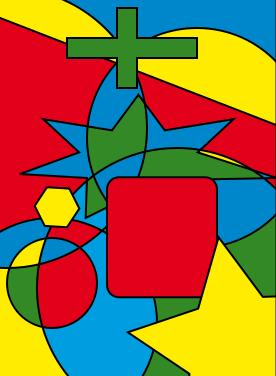
#> input picture data/4colors.JPG, 276 x 376 px, given in place of the camera
$ jupyter execute webcam.ipynb   (text cells are left out)
#> lines starting #> are read from the running program, lines starting #| are printed output that depends on the picture; after the words box and inside, x2 and y2 are one past the last pixel; in counts of white or black regions, pixels touching at a corner belong together
[cell 1]
import cv2
from time import sleep
import matplotlib.pyplot as plt
import numpy as np

cam = cv2.VideoCapture(1)
img = cam.read()[1]
#> img is the input picture: shape (376, 276, 3); mean B, G, R 63, 106.9, 145.1
m,n,p = img.shape
#> m = 376; n = 276; p = 3
N = 3
buf = np.zeros((N,m,n,p),dtype=np.uint8)
for i in range(N):
    img = cam.read()[1]
    buf[i,:,:,:] = img
    sleep(1)
cam.release()

[cell 2]
fg,ax = plt.subplots(N,figsize=[10,10])
for i in range(N):
    ax[i].imshow(buf[i,:,:,-1::-1])
plt.show()
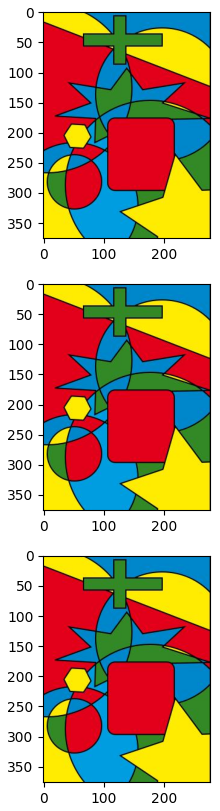
#> figure drawn by matplotlib, 3 panels

[cell 3]
d = np.diff(buf.astype(float),axis=0)

[cell 4]
plt.imshow(d[0,:,:,0])
plt.colorbar()
plt.show()
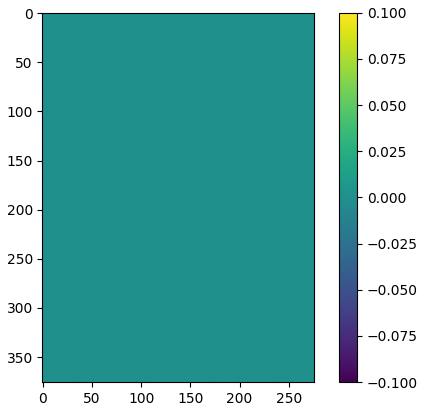
#> figure drawn by matplotlib, 2 panels

[cell 5]
import numpy as np
import cv2

cap = cv2.VideoCapture(0)

if not cap.isOpened():
    print("Cannot open camera")
    exit()

while True:
    # Capture frame-by-frame
    ret, frame = cap.read()
    # if frame is read correctly ret is True
    if not ret:
        print("Can't receive frame (stream end?). Exiting ...")
        break
    # Our operations on the frame come here
    gray = cv2.cvtColor(frame, cv2.COLOR_BGR2GRAY)
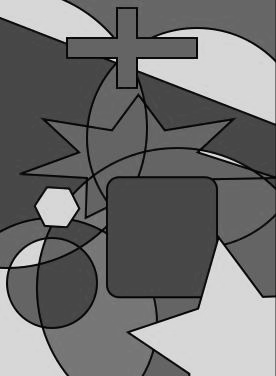
#> gray: shape (376, 276); min 0, max 235, mean 113.3

    # Detect Harris corners
    dst = cv2.cornerHarris(gray,2,3,0.04)
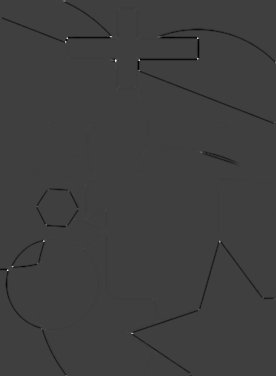
#> dst: shape (376, 276) float32; min -0.0186, max 0.0556, mean -0.000201; drawn with min black and max white
    frame[dst>0.01*dst.max()]=[0,0,255]
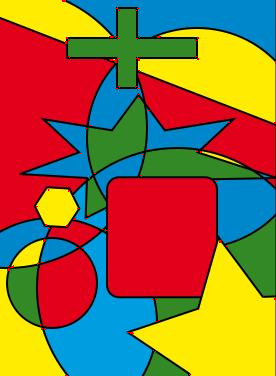
#> frame: shape (376, 276, 3); 0.27% of pixels changed, all inside (x1, y1, x2, y2) = (7, 0, 276, 376)

    # Display the resulting frame
    cv2.imshow('frame', frame)
    if cv2.waitKey(1) == ord('q'):
#> (key q is pressed here)
        break
# When everything done, release the capture
cap.release()
cv2.destroyAllWindows()

[cell 6]
import numpy as np
import cv2

cap = cv2.VideoCapture(0)

if not cap.isOpened():
    print("Cannot open camera")
    exit()

while True:
    # Capture frame-by-frame
    ret, frame = cap.read()
    # if frame is read correctly ret is True
    if not ret:
        print("Can't receive frame (stream end?). Exiting ...")
        break
    # Our operations on the frame come here
    gray = cv2.cvtColor(frame, cv2.COLOR_BGR2GRAY)

    # Shi-tomasi
    corners = cv2.goodFeaturesToTrack(gray,25,0.01,10)
#> corners = 25 rows, first 8: [115, 60], [43, 240], [6, 270], [138, 59], [64, 40], [219, 241], [197, 58], [197, 37]
    corners = np.int0(corners)

    for i in corners:
        x,y = i.ravel()
        cv2.circle(frame,(x,y),10,(0,0,255),1)
#> this loop made 25 passes
#> (x, y) on passes 1 to 12: (115, 60), (43, 240), (6, 270), (138, 59), (64, 40), (219, 241), (197, 58), (197, 37), (131, 332), (110, 36), (139, 69), (45, 224)
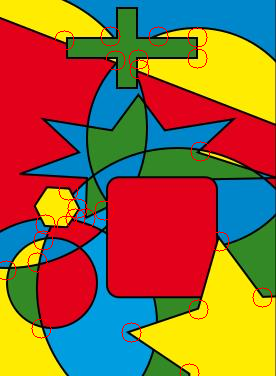
#> frame: shape (376, 276, 3); 1.3% of pixels changed, all inside (x1, y1, x2, y2) = (0, 26, 273, 376)

    # Display the resulting frame
    cv2.imshow('frame', frame)
    if cv2.waitKey(1) == ord('q'):
#> (key q is pressed here)
        break
# When everything done, release the capture
cap.release()
cv2.destroyAllWindows()

[cell 7]
import numpy as np
import cv2

cap = cv2.VideoCapture(0)
sift = cv2.SIFT_create()

if not cap.isOpened():
    print("Cannot open camera")
    exit()

while True:
    # Capture frame-by-frame
    ret, frame = cap.read()
    # if frame is read correctly ret is True
    if not ret:
        print("Can't receive frame (stream end?). Exiting ...")
        break
    # Our operations on the frame come here
    gray = cv2.cvtColor(frame, cv2.COLOR_BGR2GRAY)

    # SIFT
    kp = sift.detect(gray,None)
#> kp = 186 keypoints; strongest (x, y, size): (67, 38, 2), (196, 57, 2.1), (196, 38, 2.1), (109, 36, 1.9)
    img = cv2.drawKeypoints(gray,kp,gray,flags=cv2.DRAW_MATCHES_FLAGS_DRAW_RICH_KEYPOINTS)
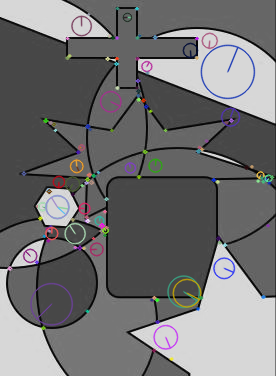
#> img: shape (376, 276, 3); mean of channels 0, 1, 2 114.2, 113.2, 113.8; drawn as B, G, R

    # Display the resulting frame
    cv2.imshow('frame', img)
    if cv2.waitKey(1) == ord('q'):
#> (key q is pressed here)
        break
# When everything done, release the capture
cap.release()
cv2.destroyAllWindows()

[cell 8]
import numpy as np
import cv2

cap = cv2.VideoCapture(0)
orb = cv2.ORB_create(10)

if not cap.isOpened():
    print("Cannot open camera")
    exit()

while True:
    # Capture frame-by-frame
    ret, frame = cap.read()
    # if frame is read correctly ret is True
    if not ret:
        print("Can't receive frame (stream end?). Exiting ...")
        break
    # Our operations on the frame come here
    gray = cv2.cvtColor(frame, cv2.COLOR_BGR2GRAY)

    # ORB
    kp, des = orb.detectAndCompute(gray,None)
#> kp = 10 keypoints; (x, y, size): (139, 60, 31), (67, 38, 31), (139, 60, 37.2), (140, 60, 44.6), (196, 58, 37.2), (196, 58, 44.6), (219, 245, 53.6), (139, 68, 64.3), (99, 221, 92.6), (87, 246, 77.1)

    img = cv2.drawKeypoints(gray,kp,gray,flags=cv2.DRAW_MATCHES_FLAGS_DRAW_RICH_KEYPOINTS)
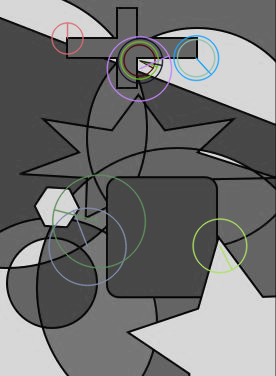
#> img: shape (376, 276, 3); mean of channels 0, 1, 2 113.6, 113.7, 113.3; drawn as B, G, R

    # Display the resulting frame
    cv2.imshow('frame', img)
    if cv2.waitKey(1) == ord('q'):
#> (key q is pressed here)
        break
# When everything done, release the capture
cap.release()
cv2.destroyAllWindows()
